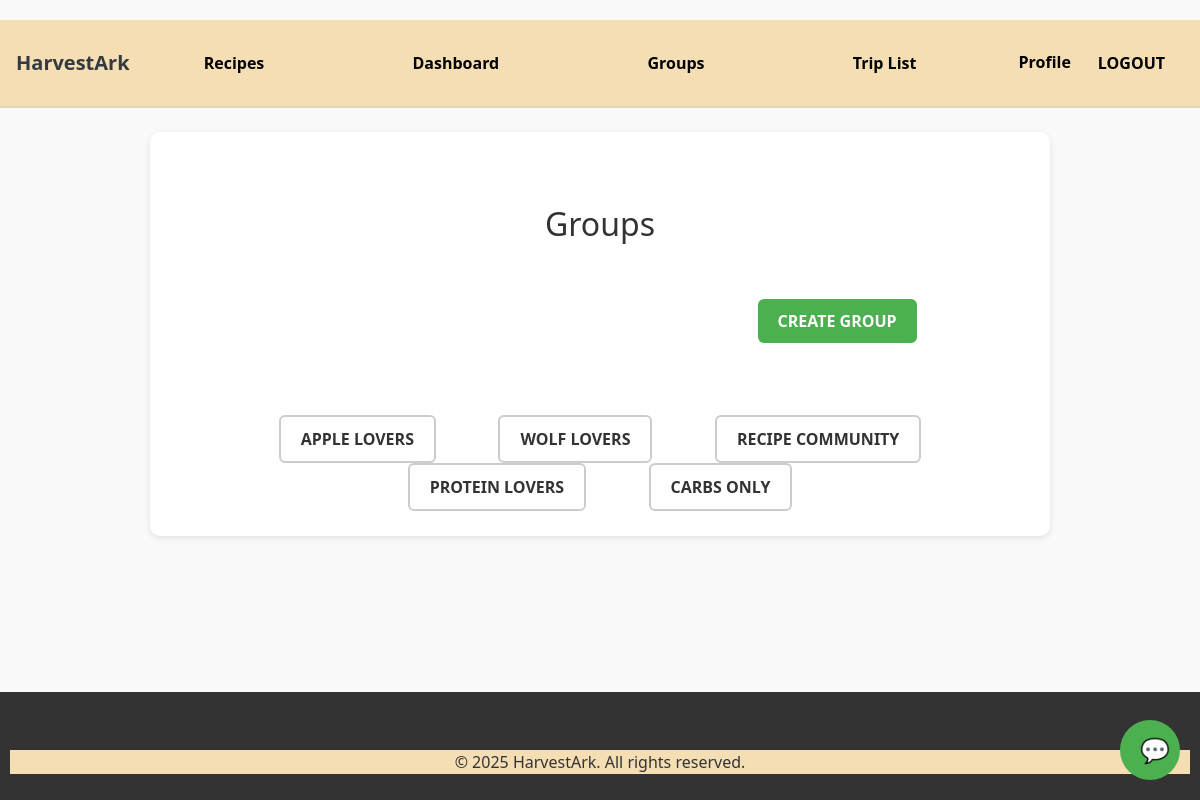
The page /groups/ (signed in) on the database as committed earlier.
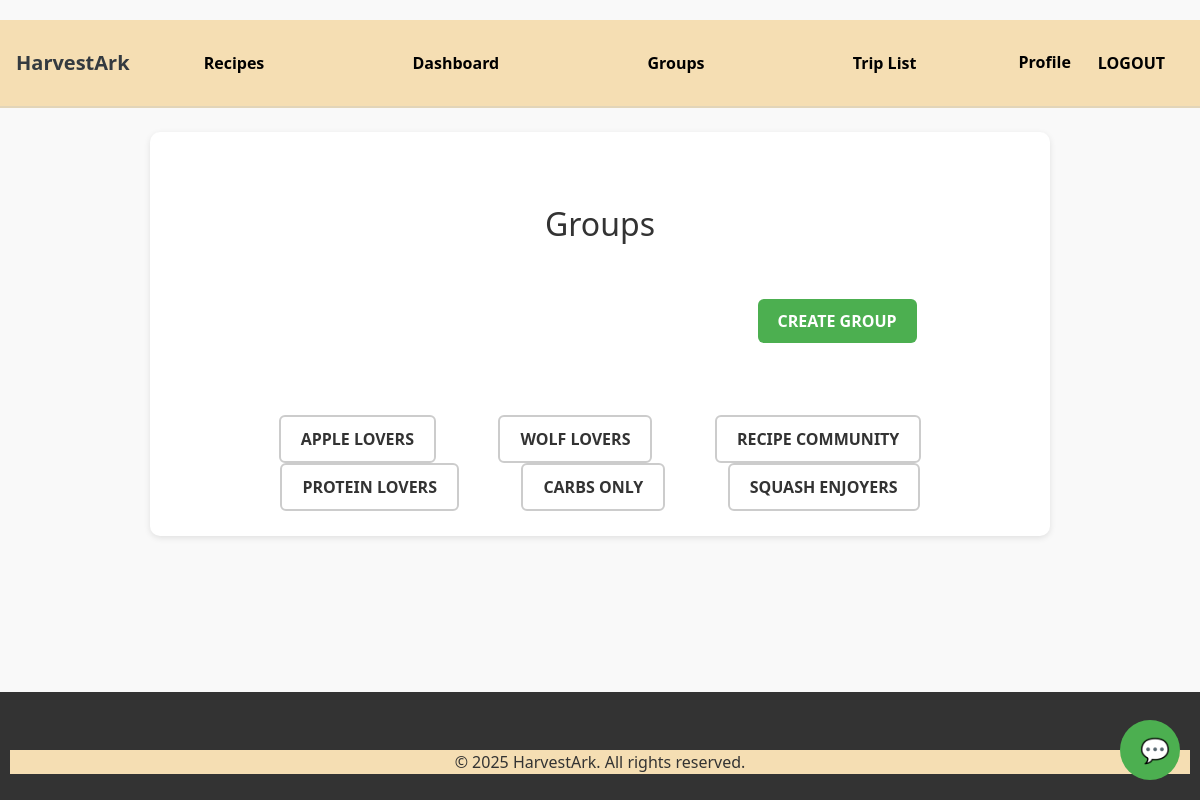
The same page on the database as committed later.
### my_app/models.py (models this page shows, shortened)
class Group(models.Model):
    name = models.CharField(max_length=255, unique=True) # Unique name for the group
    description = models.TextField(blank=True) # Optional description
    created_at = models.DateTimeField(auto_now_add=True) # Creation timestamp
    members = models.ManyToManyField(User, related_name='custom_groups', blank=True) # Many-to-many relationship with User

### my_app/views.py (the view)
# urls.py: path('groups/', group_list, name='group_list'), #################### Group views ###############
@login_required
def group_list(request): # List all groups
    groups = Group.objects.all() # Fetch all groups
    return render(request, 'groups/group_list.html', {'groups': groups}) # Render the group list template

### templates/groups/group_list.html (shortened to what this page needs)
{% extends "base.html" %}
{% block content %}
<h2 class="text-center mt-5">Groups</h2>
<br><br>
<a href="{% url 'group_create' %}" class="btn btn-primary">Create Group</a> <br><br><br><br>
    {% for group in groups %}
    <a href="{% url 'group_detail' group.id %}" class="btn btn-outline-secondary">{{ group.name }}</a>
    {% empty %}
        <p>No groups available.</p>
    {% endfor %}
{% endblock %}

Rows that differ between the two databases and show on the page:
added Group: name "SQUASH ENJOYERS"
